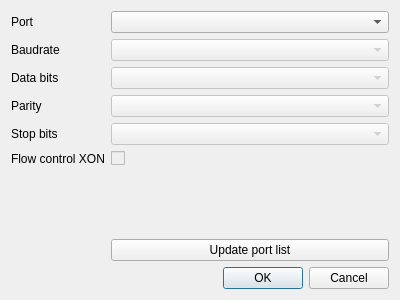
<?xml version="1.0" encoding="UTF-8"?>
<ui version="4.0">
 <class>SerialSettings</class>
 <widget class="QDialog" name="SerialSettings">
  <property name="geometry">
   <rect>
    <x>0</x>
    <y>0</y>
    <width>400</width>
    <height>300</height>
   </rect>
  </property>
  <property name="windowTitle">
   <string>Dialog</string>
  </property>
  <layout class="QVBoxLayout" name="verticalLayout">
   <item>
    <layout class="QFormLayout" name="formLayout">
     <item row="0" column="0">
      <widget class="QLabel" name="serialPortLabel">
       <property name="text">
        <string>Port</string>
       </property>
      </widget>
     </item>
     <item row="0" column="1">
      <widget class="QComboBox" name="serialPortLineEdit"/>
     </item>
     <item row="1" column="0">
      <widget class="QLabel" name="serialBaudrateLabel">
       <property name="text">
        <string>Baudrate</string>
       </property>
      </widget>
     </item>
     <item row="1" column="1">
      <widget class="QComboBox" name="serialBaudrateLineEdit">
       <property name="enabled">
        <bool>false</bool>
       </property>
      </widget>
     </item>
     <item row="2" column="0">
      <widget class="QLabel" name="serialDataBitsLabel">
       <property name="text">
        <string>Data bits</string>
       </property>
      </widget>
     </item>
     <item row="2" column="1">
      <widget class="QComboBox" name="serialDataBitsLineEdit">
       <property name="enabled">
        <bool>false</bool>
       </property>
      </widget>
     </item>
     <item row="3" column="0">
      <widget class="QLabel" name="serialParityLabel">
       <property name="text">
        <string>Parity</string>
       </property>
      </widget>
     </item>
     <item row="3" column="1">
      <widget class="QComboBox" name="serialParityLineEdit">
       <property name="enabled">
        <bool>false</bool>
       </property>
      </widget>
     </item>
     <item row="4" column="0">
      <widget class="QLabel" name="serialStopBitsLabel">
       <property name="text">
        <string>Stop bits</string>
       </property>
      </widget>
     </item>
     <item row="4" column="1">
      <widget class="QComboBox" name="serialStopBitsLineEdit">
       <property name="enabled">
        <bool>false</bool>
       </property>
      </widget>
     </item>
     <item row="5" column="0">
      <widget class="QLabel" name="serialFlowControlXonLabel">
       <property name="text">
        <string>Flow control XON</string>
       </property>
      </widget>
     </item>
     <item row="5" column="1">
      <widget class="QCheckBox" name="serialFlowControlXonLineEdit">
       <property name="enabled">
        <bool>false</bool>
       </property>
       <property name="checkable">
        <bool>false</bool>
       </property>
      </widget>
     </item>
     <item row="7" column="1">
      <widget class="QPushButton" name="serialUpdateList">
       <property name="text">
        <string>Update port list</string>
       </property>
      </widget>
     </item>
     <item row="6" column="1">
      <spacer name="verticalSpacer">
       <property name="orientation">
        <enum>Qt::Vertical</enum>
       </property>
       <property name="sizeHint" stdset="0">
        <size>
         <width>20</width>
         <height>20</height>
        </size>
       </property>
      </spacer>
     </item>
    </layout>
   </item>
   <item>
    <widget class="QDialogButtonBox" name="buttonBox">
     <property name="orientation">
      <enum>Qt::Horizontal</enum>
     </property>
     <property name="standardButtons">
      <set>QDialogButtonBox::Cancel|QDialogButtonBox::Ok</set>
     </property>
    </widget>
   </item>
  </layout>
 </widget>
 <resources/>
 <connections>
  <connection>
   <sender>buttonBox</sender>
   <signal>accepted()</signal>
   <receiver>SerialSettings</receiver>
   <slot>accept()</slot>
   <hints>
    <hint type="sourcelabel">
     <x>248</x>
     <y>254</y>
    </hint>
    <hint type="destinationlabel">
     <x>157</x>
     <y>274</y>
    </hint>
   </hints>
  </connection>
  <connection>
   <sender>buttonBox</sender>
   <signal>rejected()</signal>
   <receiver>SerialSettings</receiver>
   <slot>reject()</slot>
   <hints>
    <hint type="sourcelabel">
     <x>316</x>
     <y>260</y>
    </hint>
    <hint type="destinationlabel">
     <x>286</x>
     <y>274</y>
    </hint>
   </hints>
  </connection>
 </connections>
</ui>
